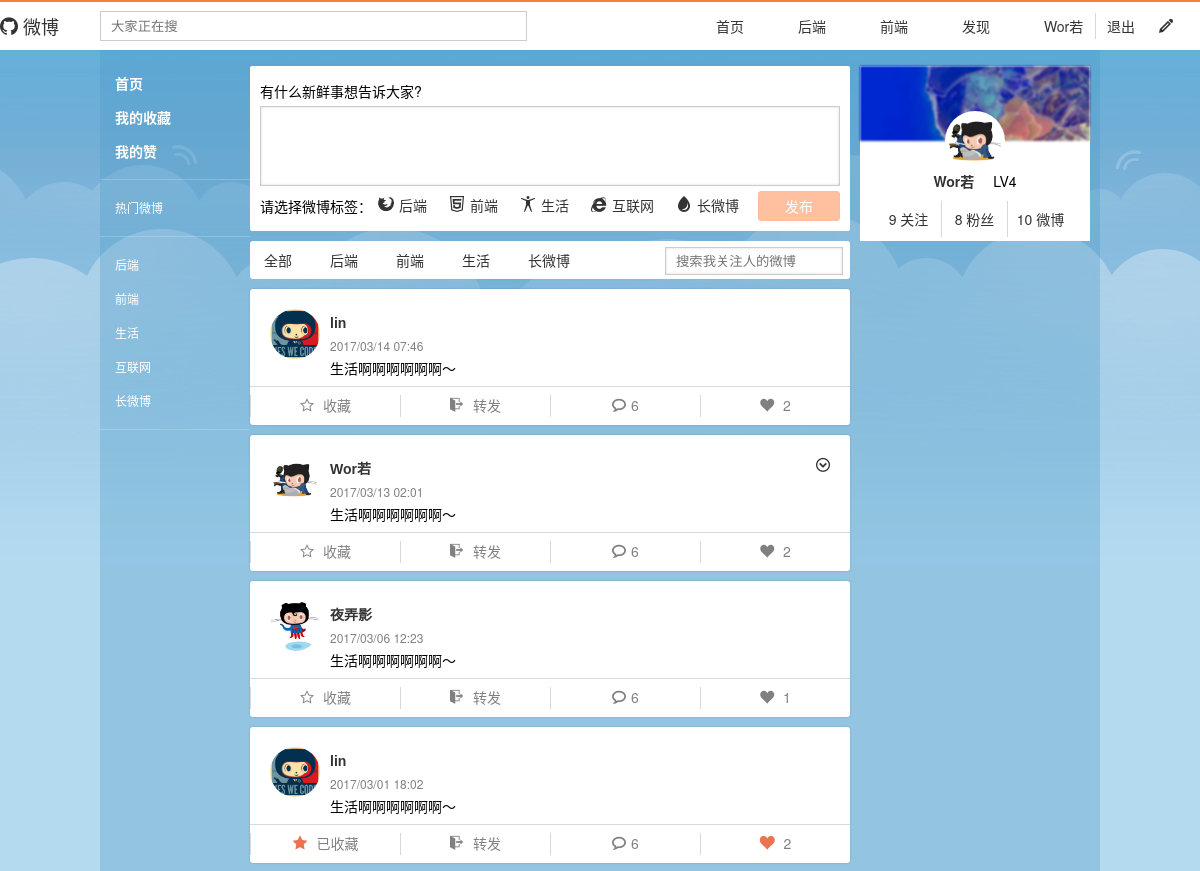
Before: /weibo/4/tag/3 (signed in, upper part) with the older database file.
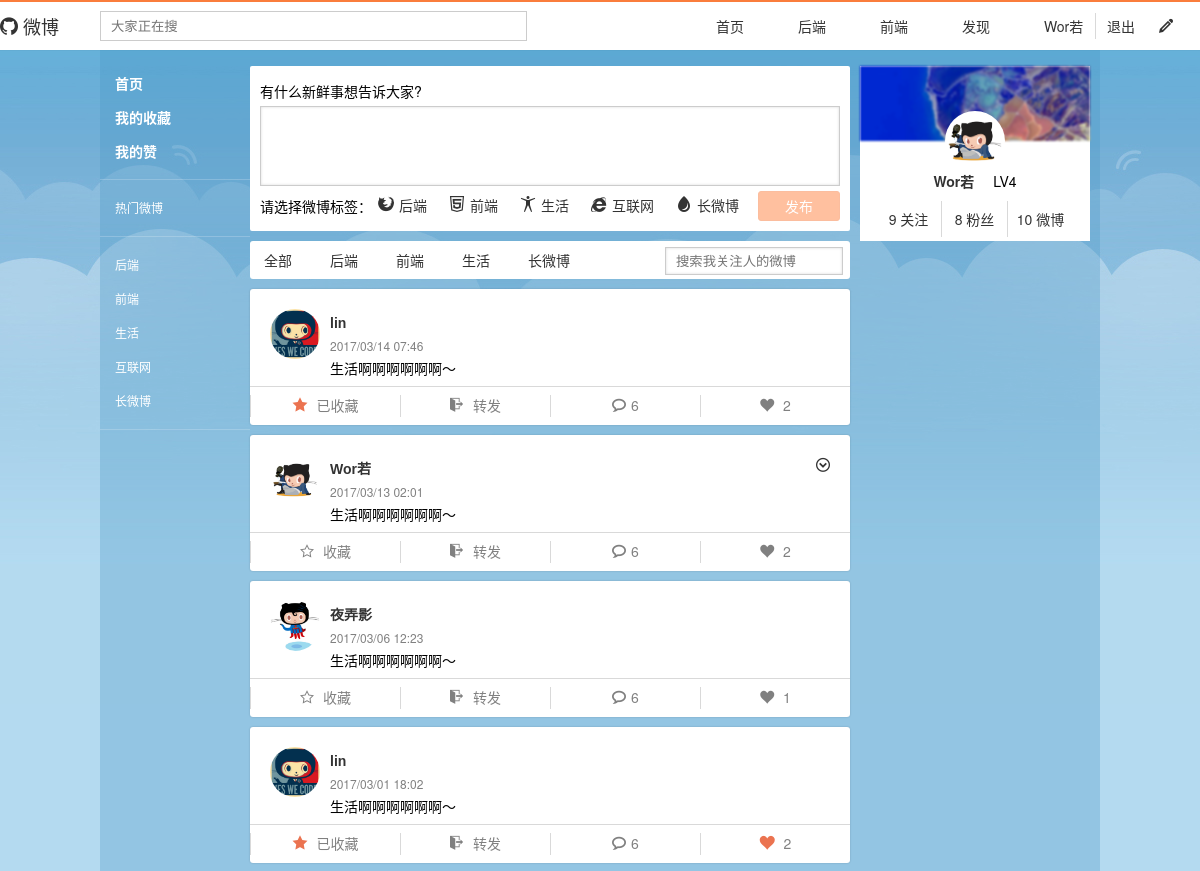
After: the same page with the newer database file.
### models/weibo.py (models this page shows, shortened)
class Weibo(db.Model, ModelMixin):
    __tablename__ = 'weibos'
    id = db.Column(db.Integer, primary_key=True)
    content = db.Column(db.String(500))
    created_time = db.Column(db.String(100))
    user_id = db.Column(db.Integer, db.ForeignKey('users.id'))
    comments_num = db.Column(db.Integer, default=0)
    fav_num = db.Column(db.Integer, default=0)
    col_num = db.Column(db.Integer, default=0)
    cite_num = db.Column(db.Integer, default=0)
    has_cite = db.Column(db.Boolean, default=False)
    cite_id = db.Column(db.Integer, default=0)
    origin_w_id = db.Column(db.Integer, default=0)
    is_hidden = db.Column(db.Integer, default=False)
    only_self = db.Column(db.Boolean, default=False)
    only_friends = db.Column(db.Boolean, default=False)
    comments = db.relationship(
        'Comment',
        backref='weibo',
        lazy='dynamic',
        order_by=lambda: Comment.created_time.desc()
    )
    tag_id = db.Column(db.Integer, db.ForeignKey('weibotags.id'))

### models/user.py (models this page shows, shortened)
class User(db.Model, ModelMixin):
    __tablename__ = 'users'
    id = db.Column(db.Integer, primary_key=True)
    username = db.Column(db.String(100), unique=True)
    password_hash = db.Column(db.String(200))
    created_time = db.Column(db.String(100))
    avatar = db.Column(db.String(100))
    email = db.Column(db.String(100), default='', unique=True)
    note = db.Column(db.String(100), default='')
    location = db.Column(db.String(100), default='')
    intro = db.Column(db.String(100), default='')
    weibos = db.relationship('Weibo', backref='user', lazy='dynamic', order_by="desc(Weibo.id)")
    comments = db.relationship('Comment', backref='user', lazy='dynamic', order_by="desc(Comment.id)")
    followed = db.relationship('Follow',
                               foreign_keys='Follow.follower_id',
                               backref=db.backref('follower', lazy='joined'),
                               lazy='dynamic',
                               cascade='all, delete-orphan')
    followers = db.relationship('Follow',
                                foreign_keys='Follow.followed_id',
                                backref=db.backref('followed', lazy='joined'),
                                lazy='dynamic',
                                cascade='all, delete-orphan')
    wcollects = db.relationship('WCollect', backref='user', lazy='dynamic', order_by='desc(WCollect.id)')
    wfavorites = db.relationship('WFavorite', backref='user', lazy='dynamic', order_by='desc(WFavorite.id)')
    cfavorites = db.relationship('CFavorite', backref='user', lazy='dynamic', order_by='desc(CFavorite.id)')
    tag_id = db.Column(db.Integer(), db.ForeignKey('usertags.id'))
    def is_following(self, user):
        return self.followed.filter_by(followed_id=user.id).first() is not None

### routes/weibo.py (the view)
@main.route('/<int:user_id>/tag/<int:tag_id>')
@login_required
def tag_weibo_view(u, user_id, tag_id):
    ws = Weibo.query.join(Follow, Follow.followed_id == Weibo.user_id). \
        filter(Follow.follower_id == u.id).filter(Weibo.tag_id == tag_id).order_by(Weibo.created_time.desc()).all()
    form = weibo_detail(ws, u, u)
    return render_template('weibo_home.html', **form)

### routes/__init__.py (called while the page is built)
def current_user():
    uid = session.get('user_id')
    if uid is not None:
        user = User.query.get(uid)
        return user
    else:
        return None

def login_required(f):
    @wraps(f)
    def function(*args, **kwargs):
        u = current_user()
        if u is None:
            return redirect(url_for('user.login_view'))
        return f(u, *args, **kwargs)
    return function

### templates/weibo_home.html (shortened to what the changed rows need)
{% extends 'base_login.html' %}
{% block container %}
    <div class="weibo-container">
        {% for w in weibos %}
            <div id="id-weibo-cell-{{ w.id }}" data-id="{{ w.id }}" class="weibo-cell">
                <div class="weibo-cell-top flex">
                    <div class="weibo-avatar-cell">
                        <a href={{ url_for('weibo.homepage', user_id=w.user_id) }}>
                            <img class="weibo-avatar-img" src="{{ w.user.avatar }}">
                        </a>
                    </div>
                    <div class="weibo-detail">
                        <div class="clearfix">
                            <div class="weibo-detail-left float-left">
                                <div class="weibo-user">
                                  <a href={{ url_for('weibo.homepage', user_id=w.user_id) }}>
                                    {{ w.user.username }}
                                  </a>
                                </div>
                                <div class="weibo-time">{{ w.created_time }}</div>
                                <div class="weibo-content">
                                    {{ w.content }}
                                </div>
                            </div>
                        </div>
                    </div>
                </div>
                <div class="weibo-cell-bottom flex">
                    <div class="weibo-cell-b-item">
                      {% if w.is_collected %}
                        <a class="collect-button lightbutton" href="#">
                            <span class="weibo-cell-icon icon-star-full weibo-cell-icon-big"></span>
                            <span class="weibo-cell-b-item-text">已收藏</span>
                        </a>
                      {% else %}
                        <a class="collect-button" href="#">
                            <span class="weibo-cell-icon icon-star-empty"></span>
                            <span class="weibo-cell-b-item-text">收藏</span>
                        </a>
                      {% endif %}
                    </div>
                    <div class="weibo-cell-b-item">
                        <a class="cite-button" href="#">
                          <span class="weibo-cell-icon icon-exit"></span>
                          {% if w.cite_num %}
                            {{ w.cite_num }}
                          {% else %}
                            转发
                          {% endif %}
                        </a>
                    </div>
                    <div class="weibo-cell-b-item">
                      <a class="comment-button" href="#">
                        <span class="weibo-cell-icon icon-bubble2"></span>{{ w.comments_num }}
                      </a>
                    </div>
                    <div class="weibo-cell-b-item">
                        {% if w.is_favored %}
                          <a class="fav-button lightbutton" href="#">
                              <span class="weibo-cell-icon icon-heart weibo-cell-icon-big"></span>
                              <span class="weibo-cell-b-item-text"><span class="weibo-fav-num">{{ w.fav_num }}</span></span>
                          </a>
                        {% else %}
                          <a class="fav-button" href="#">
                              <span class="weibo-cell-icon icon-heart"></span>
                              <span class="weibo-cell-b-item-text"><span class="weibo-fav-num">{{ w.fav_num }}</span></span>
                          </a>
                        {% endif %}
                    </div>
                </div>
            </div>
        {% endfor %}
    </div>
{% endblock %}

Changed rows visible on the page:
changed Weibo (number 1 of 4 on the later page): text "收藏" → "已收藏"
